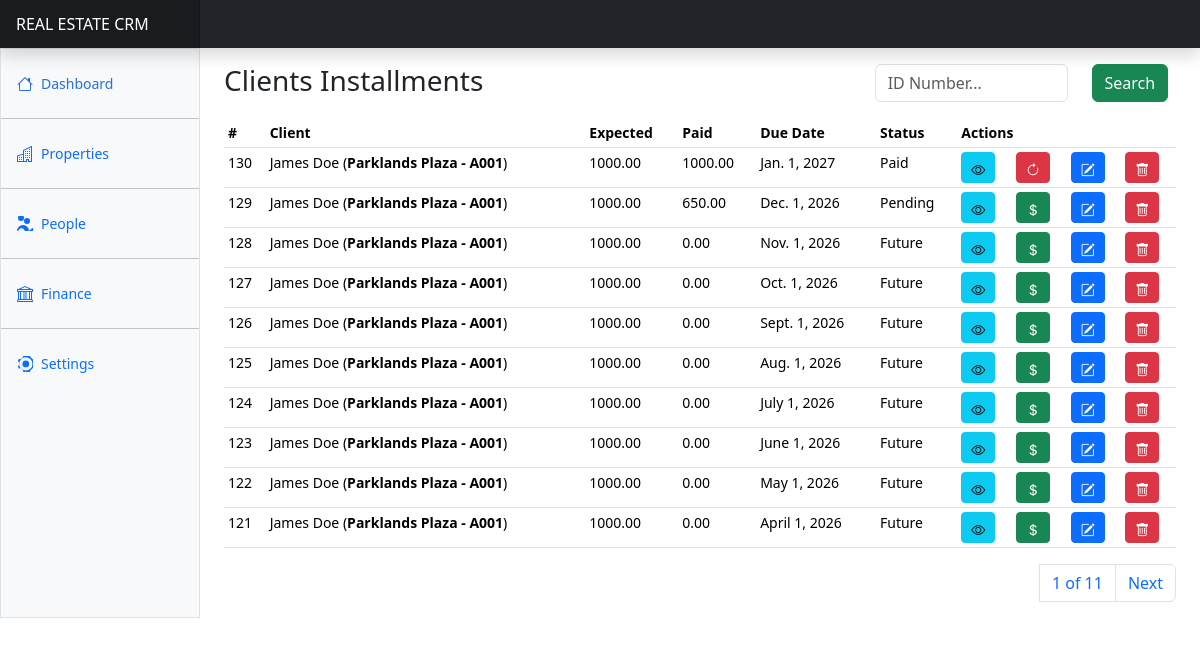
The app's page /finance/installments/ (signed in) with its own data.
### apps/finance/models.py (models this page shows, shortened)
class ClientInstallment(AbstractBaseModel):
    client = models.ForeignKey(
        "users.Client", on_delete=models.CASCADE, related_name="clienstallments"
    )
    payment_plan = models.ForeignKey(
        ClientPaymentPlan, on_delete=models.CASCADE, related_name="planinstallments"
    )
    amount_expected = models.DecimalField(max_digits=100, decimal_places=2)
    amount_paid = models.DecimalField(max_digits=100, decimal_places=2, default=0)
    date_expected = models.DateField(null=True)
    paid = models.BooleanField(default=False)
    status = models.CharField(
        max_length=255, choices=INSTALLMENT_STATUSES, default="Future"
    )
    @property
    def amount_to_pay(self):
        return self.amount_expected - self.amount_paid

class ClientPaymentPlan(AbstractBaseModel):
    client = models.ForeignKey("users.Client", on_delete=models.CASCADE, related_name="clientpaymentplans")
    unit = models.ForeignKey("properties.PropertyUnit", on_delete=models.SET_NULL, null=True)
    booking_fee = models.DecimalField(max_digits=100, decimal_places=2, default=0)
    deposit_fee = models.DecimalField(max_digits=100, decimal_places=2, default=0)
    period = models.IntegerField(default=1)
    installment_amount = models.DecimalField(max_digits=100, decimal_places=2, default=0)
    total_amount = models.DecimalField(max_digits=100, decimal_places=2, default=0)
    first_repayment_date = models.DateField(null=True)
    fully_paid = models.BooleanField(default=False)
    def __str__(self):
        return self.client.name

### apps/users/models.py (models this page shows)
class Client(AbstractBaseModel):
    name = models.CharField(max_length=255)
    email = models.EmailField(null=True)
    phone_number = models.CharField(max_length=255)
    id_number = models.CharField(max_length=255, null=True)
    kra_pin = models.CharField(max_length=255, null=True)
    gender = models.CharField(max_length=255)
    address = models.CharField(max_length=255, null=True)
    city = models.CharField(max_length=255, null=True)
    country = models.CharField(max_length=255, null=True)
    id_copy = models.FileField(upload_to="client_ids/", null=True)
    kra_certificate = models.FileField(upload_to="kra_cerificates/", null=True)
    photo = models.ImageField(upload_to="client_photos/", null=True)
    def __str__(self):
        return self.name

### apps/properties/models.py (models this page shows)
class PropertyUnit(AbstractBaseModel):
    unit_number = models.CharField(max_length=255)
    property = models.ForeignKey(
        Property, on_delete=models.CASCADE, related_name="propertyunits"
    )
    client = models.ForeignKey("users.Client", on_delete=models.SET_NULL, null=True)
    cost = models.DecimalField(max_digits=100, decimal_places=2, default=0)
    booking_fee = models.DecimalField(max_digits=100, decimal_places=2, default=0)
    deposit_fee = models.DecimalField(max_digits=100, decimal_places=2, default=0)
    unit_status = models.CharField(
        max_length=255, choices=UNIT_STATUSES, default="Available"
    )
    def __str__(self):
        return self.unit_number

class Property(AbstractBaseModel):
    name = models.CharField(max_length=255)
    property_type = models.CharField(max_length=255, choices=PROPERTY_TYPES)
    location = models.CharField(max_length=255)
    town = models.CharField(max_length=255, null=True)
    county = models.CharField(max_length=255, null=True)
    total_units = models.IntegerField(default=1)
    total_cost = models.DecimalField(max_digits=100, decimal_places=2)
    image = models.ImageField(upload_to="property_images/", null=True)
    title_deed = models.FileField(upload_to="property_title_deeds/", null=True)
    sold_out = models.BooleanField(default=False)
    booking_fee = models.DecimalField(max_digits=100, decimal_places=2, default=0)
    deposit_fee = models.DecimalField(max_digits=100, decimal_places=2, default=0)
    def __str__(self):
        return self.name

### apps/finance/installments/views.py (the view)
# urls.py: path("installments/", installments, name="installments"),
@login_required(login_url="/users/login")
def installments(request):
    installments = ClientInstallment.objects.all().order_by("-created")
    if request.method == "POST":
        id_number = request.POST.get("search_text")
        installments = ClientInstallment.objects.filter(
            Q(client__id_number__icontains=id_number)
        )
    paginator = Paginator(installments, 10)
    page_number = request.GET.get("page")
    page_obj = paginator.get_page(page_number)
    context = {
        "page_obj": page_obj,
        "installment_statuses": INSTALLMENT_STATUSES,
        "payment_methods": PAYMENT_METHODS,
        "payment_reasons": PAYMENT_REASONS,
    }
    return render(request, "finance/installments/installments.html", context)

### templates/finance/installments/installments.html (shortened to what this page needs)
{% extends "base.html" %}
{% block content %}
<div class="row">
    <div class="col-8">
        <h3>Clients Installments</h3>
    </div>
    <div class="col-4">
      <form method="POST">
        <div class="input-group mb-3">
          <div class="row">
            <div class="col-8">
              <input type="text" class="form-control" name="search_text" id="search_text" required placeholder="ID Number..." >
            </div>
            <div class="col-4">
              <button class="btn btn-success">Search</button>
            </div>
          </div>
        </div>
      </form>
    </div>
</div>
      <div class="table-responsive small">
        {% include "includes/installments_table.html" %}
        <div>
          <nav aria-label="Page navigation example">
            <ul class="pagination justify-content-end">
              <a class="page-link" href="#">{{ page_obj.number }} of {{ page_obj.paginator.num_pages }}</a>
              {% if page_obj.has_next %}
              <li class="page-item"><a class="page-link" href="?page={{ page_obj.next_page_number }}">Next</a></li>
              {% endif %}
            </ul>
          </nav>
        </div>
      </div>
{% endblock content %}

### templates/includes/installments_table.html (shortened to what this page needs)
<table class="table table-sm">
    <thead>
      <tr>
        <th scope="col">#</th>
        <th scope="col">Client</th>
        <th scope="col">Expected</th>
        <th scope="col">Paid</th>
        <th scope="col">Due Date</th>
        <th scope="col">Status</th>
        <th scope="col" colspan="4">Actions</th>
      </tr>
    </thead>
    <tbody>
      {% for installment in page_obj %}
      <tr>
        <td>{{installment.id}}</td>
        <td>{{installment.client}} (<b>{{installment.payment_plan.unit.property}} - {{installment.payment_plan.unit}}</b>)</td>
        <td>{{installment.amount_expected}}</td>
        <td>{{installment.amount_paid}}</td>
        <td>{{installment.date_expected}}</td>
        <td>{{installment.status}}</td>
        <td><a href="#" class="btn btn-info btn-sm" data-bs-toggle="modal" data-bs-target="#installmentDetailsModal{{ installment.id }}">
          <i class="bi bi-eye"></i>
        </a></td>
        <td>
          {% if installment.paid %}
          <a href="#" class="btn btn-danger btn-sm">
            <i class="bi bi-arrow-clockwise"></i>
          </a>
          {% else %}
            <a href="#" class="btn btn-success btn-sm" data-bs-toggle="modal" data-bs-target="#payInstallmentModal{{ installment.id }}">
              <i class="bi bi-currency-dollar"></i>
            </a>
          {% endif %}
        </td>
        <td><a class="btn btn-primary btn-sm" data-bs-toggle="modal" data-bs-target="#markInstallmentModal{{ installment.id }}">
          <i class="bi bi-pencil-square"></i>
        </a></td>
        <td><a class="btn btn-danger btn-sm" data-bs-toggle="modal" data-bs-target="#deleteInstallmentModal{{ installment.id }}">
          <i class="bi bi-trash"></i>
        </a></td>
      </tr>
      {% endfor %}
    </tbody>
  </table>

### static/dashboard.css (style rules this page uses)
.bi { display: inline-block; width: 1rem; height: 1rem; }

### templates/base.html (style rules this page uses)
.bi { vertical-align: -.125em; fill: currentColor; }

### records on screen
ClientInstallment: id "130", client "James Doe", payment_plan.unit.property "Parklands Plaza", payment_plan.unit "A001", amount_expected "1000.00", amount_paid "1000.00", date_expected "Jan. 1, 2027", status "Paid", paid True (drawn)
ClientInstallment: id "129", client "James Doe", payment_plan.unit.property "Parklands Plaza", payment_plan.unit "A001", amount_expected "1000.00", amount_paid "650.00", date_expected "Dec. 1, 2026", status "Pending"
ClientInstallment: id "128", client "James Doe", payment_plan.unit.property "Parklands Plaza", payment_plan.unit "A001", amount_expected "1000.00", amount_paid "0.00", date_expected "Nov. 1, 2026", status "Future"
ClientInstallment: id "127", client "James Doe", payment_plan.unit.property "Parklands Plaza", payment_plan.unit "A001", amount_expected "1000.00", amount_paid "0.00", date_expected "Oct. 1, 2026", status "Future"
ClientInstallment: id "126", client "James Doe", payment_plan.unit.property "Parklands Plaza", payment_plan.unit "A001", amount_expected "1000.00", amount_paid "0.00", date_expected "Sept. 1, 2026", status "Future"
ClientInstallment: id "125", client "James Doe", payment_plan.unit.property "Parklands Plaza", payment_plan.unit "A001", amount_expected "1000.00", amount_paid "0.00", date_expected "Aug. 1, 2026", status "Future"
ClientInstallment: id "124", client "James Doe", payment_plan.unit.property "Parklands Plaza", payment_plan.unit "A001", amount_expected "1000.00", amount_paid "0.00", date_expected "July 1, 2026", status "Future"
ClientInstallment: id "123", client "James Doe", payment_plan.unit.property "Parklands Plaza", payment_plan.unit "A001", amount_expected "1000.00", amount_paid "0.00", date_expected "June 1, 2026", status "Future"
ClientInstallment: id "122", client "James Doe", payment_plan.unit.property "Parklands Plaza", payment_plan.unit "A001", amount_expected "1000.00", amount_paid "0.00", date_expected "May 1, 2026", status "Future"
ClientInstallment: id "121", client "James Doe", payment_plan.unit.property "Parklands Plaza", payment_plan.unit "A001", amount_expected "1000.00", amount_paid "0.00", date_expected "April 1, 2026", status "Future"

### other values on screen
{{ page_obj.number }} "1"
{{ page_obj.paginator.num_pages }} "11"
